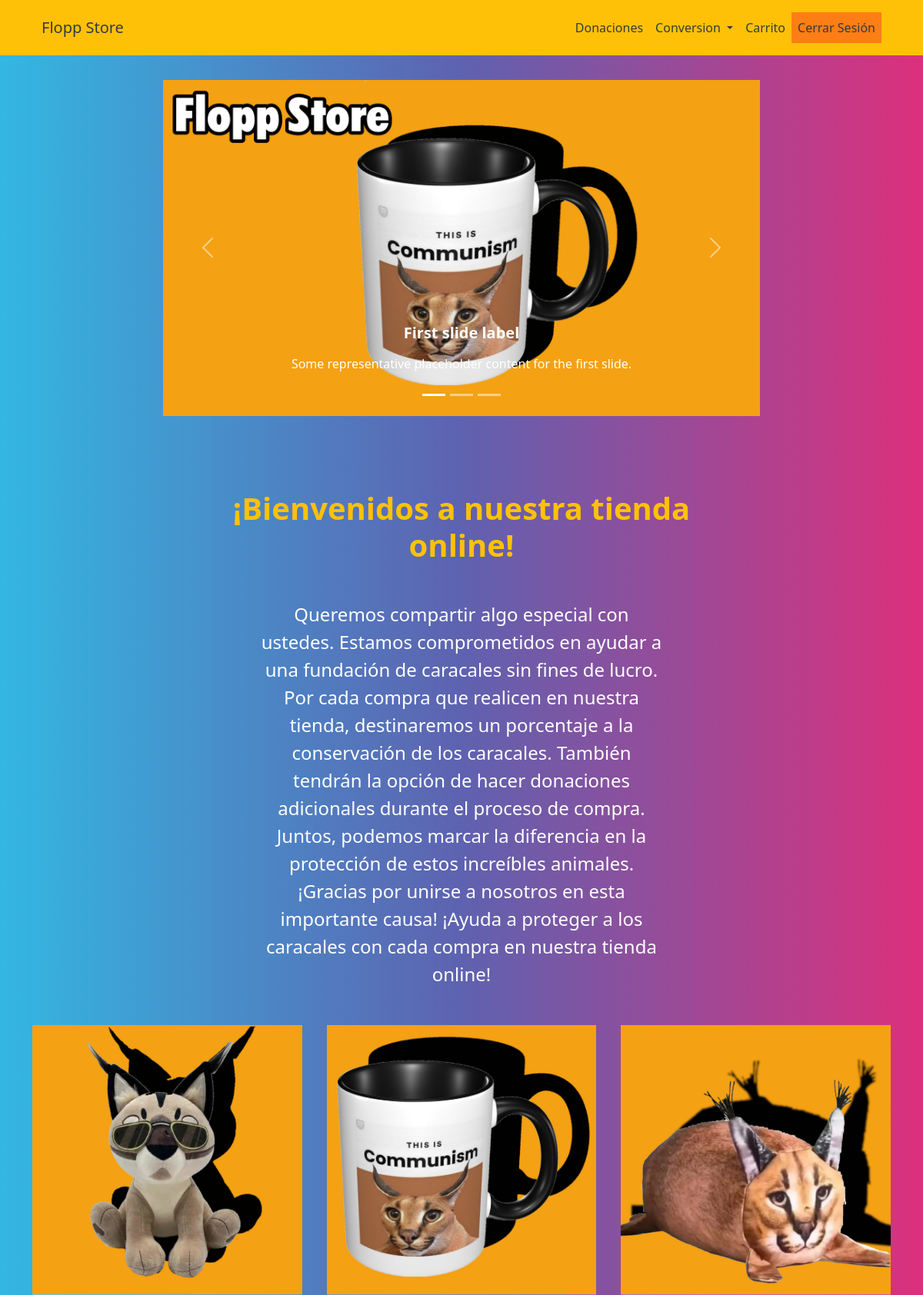
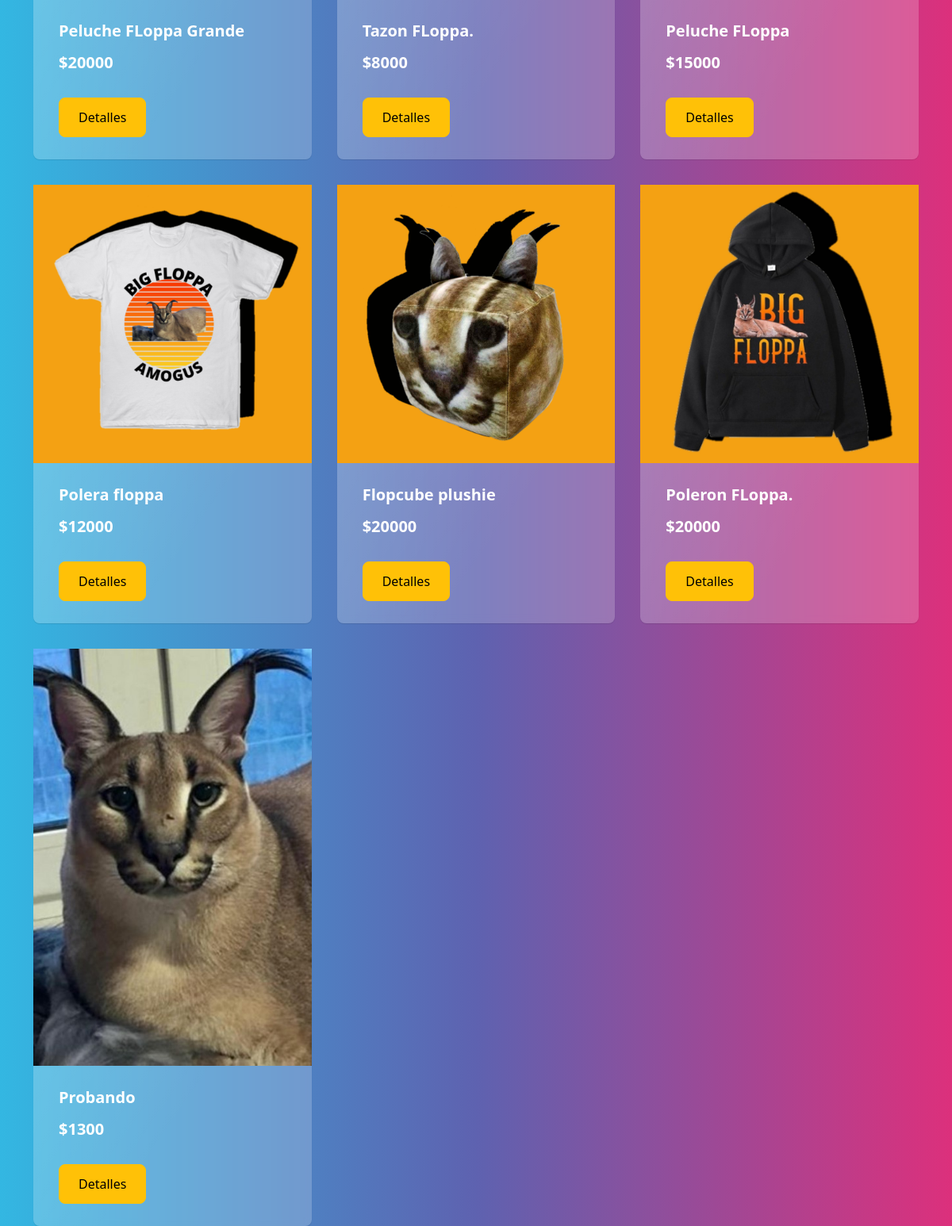
The page / (signed in) on the database its author committed (2 pictures, top to bottom).
### core/models.py (models this page shows, shortened)
class Producto(models.Model):
    nombre = models.CharField(max_length=100, null=True)
    precio = models.IntegerField()
    descripcion = models.CharField(max_length=200, null=True)
    marca = models.CharField(max_length=100, null=True)
    cantidad = models.IntegerField()
    img = models.ImageField()

### core/views.py (the view)
# urls.py: path('', home, name="home"),
def home(request):
    productos = Producto.objects.all()
    return render(request, 'index.html', {'producto': productos})

### template/index.html (shortened to what this page needs)
{% load static %}
<html lang="en">
<head>
    <link href="https://cdn.jsdelivr.net/npm/bootstrap@5.2.3/dist/css/bootstrap.min.css" rel="stylesheet">
    <link rel="stylesheet" href="{% static 'CSS/bootstrap.min.css' %}">
</head>
<body>
  {% include 'navbar.html' %}
    <div class="container-fluid col-12 col-sm-8 offset-sm-2 mt-3">
      <div id="carouselExampleCaptions" class="carousel slide" data-bs-ride="false">
          <div class="carousel-indicators">
            <button type="button" data-bs-target="#carouselExampleCaptions" data-bs-slide-to="0" class="active" aria-current="true" aria-label="Slide 1"></button>
            <button type="button" data-bs-target="#carouselExampleCaptions" data-bs-slide-to="1" aria-label="Slide 2"></button>
            <button type="button" data-bs-target="#carouselExampleCaptions" data-bs-slide-to="2" aria-label="Slide 3"></button>
          </div>
          <div class="carousel-inner">
            <div class="carousel-item active">
              <img src="{% static 'elementos/Floppa1.jpg' %}" class="d-block w-100" alt="...">
              <div class="carousel-caption d-none d-md-block">
                <h5>First slide label</h5>
                <p>Some representative placeholder content for the first slide.</p>
              </div>
            </div>
          </div>
          <button class="carousel-control-prev" type="button" data-bs-target="#carouselExampleCaptions" data-bs-slide="prev">
            <span class="carousel-control-prev-icon" aria-hidden="true"></span>
          </button>
          <button class="carousel-control-next" type="button" data-bs-target="#carouselExampleCaptions" data-bs-slide="next">
            <span class="carousel-control-next-icon" aria-hidden="true"></span>
          </button>
        </div>
  </div>
    <section class="d-flex flex-column justify-content-center align-items-center pt-5  text-center w-50 m-auto" id="intro">
      <h1 class="text-warning">¡Bienvenidos a nuestra tienda online!<span/></h1>
      <p class="p-3  fs-4">
        Queremos compartir algo especial con ustedes. Estamos comprometidos en ayudar a una fundación de caracales sin fines de lucro. Por cada compra que realicen en nuestra tienda, destinaremos un porcentaje a la conservación de los caracales. También tendrán la opción de hacer donaciones adicionales durante el proceso de compra. Juntos, podemos marcar la diferencia en la protección de estos increíbles animales. ¡Gracias por unirse a nosotros en esta importante causa! ¡Ayuda a proteger a los caracales con cada compra en nuestra tienda online!
      </p>
    </section>
    <main>
      <div class="container">
        <div class="row row-cols-1 row-cols-sm-2 row-cols-md-3 g-3">
          {% for p in producto %}
          <div class="col">
              <div class="card shadow-sm">
                  <img src="{{p.img.url}}">
                  <div class="card-body">
                      <h5 class="card-title">{{p.nombre}}</h5>
                      <div class="card-title"><label class="h5">$</label><label class="h5" id="cardPrice">{{p.precio}}</label></div>
                      <div class="d-flex justify-content-between align-items-center">
                          <div class="btn-group">
                            <a href="{% url 'producto' p.id %}" class="btn btn-warning" style="color: rgb(0, 0, 0);">Detalles</a>
                          </div>
                      </div>
                  </div>
              </div>
          </div>
          {% endfor %}
        </div>
      </div>
    </main>
</body>
</html>

### rows shown on the page
Producto: img (picture), nombre "Peluche FLoppa Grande", precio "20000"
Producto: img (picture), nombre "Tazon FLoppa.", precio "8000"
Producto: img (picture), nombre "Peluche FLoppa", precio "15000"
Producto: img (picture), nombre "Polera floppa", precio "12000"
Producto: img (picture), nombre "Flopcube plushie", precio "20000"
Producto: img (picture), nombre "Poleron FLoppa.", precio "20000"
Producto: img (picture), nombre "Probando", precio "1300"
